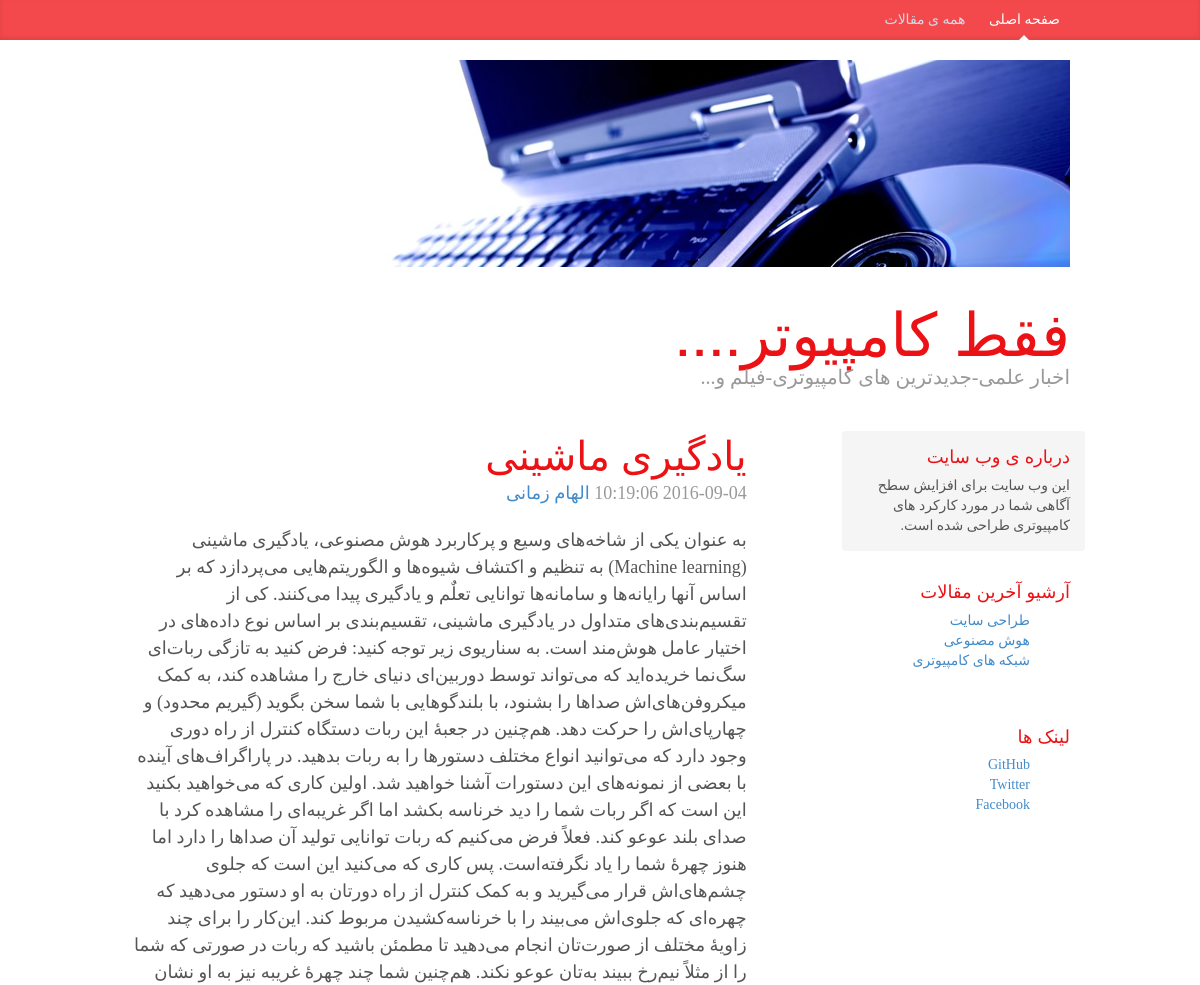
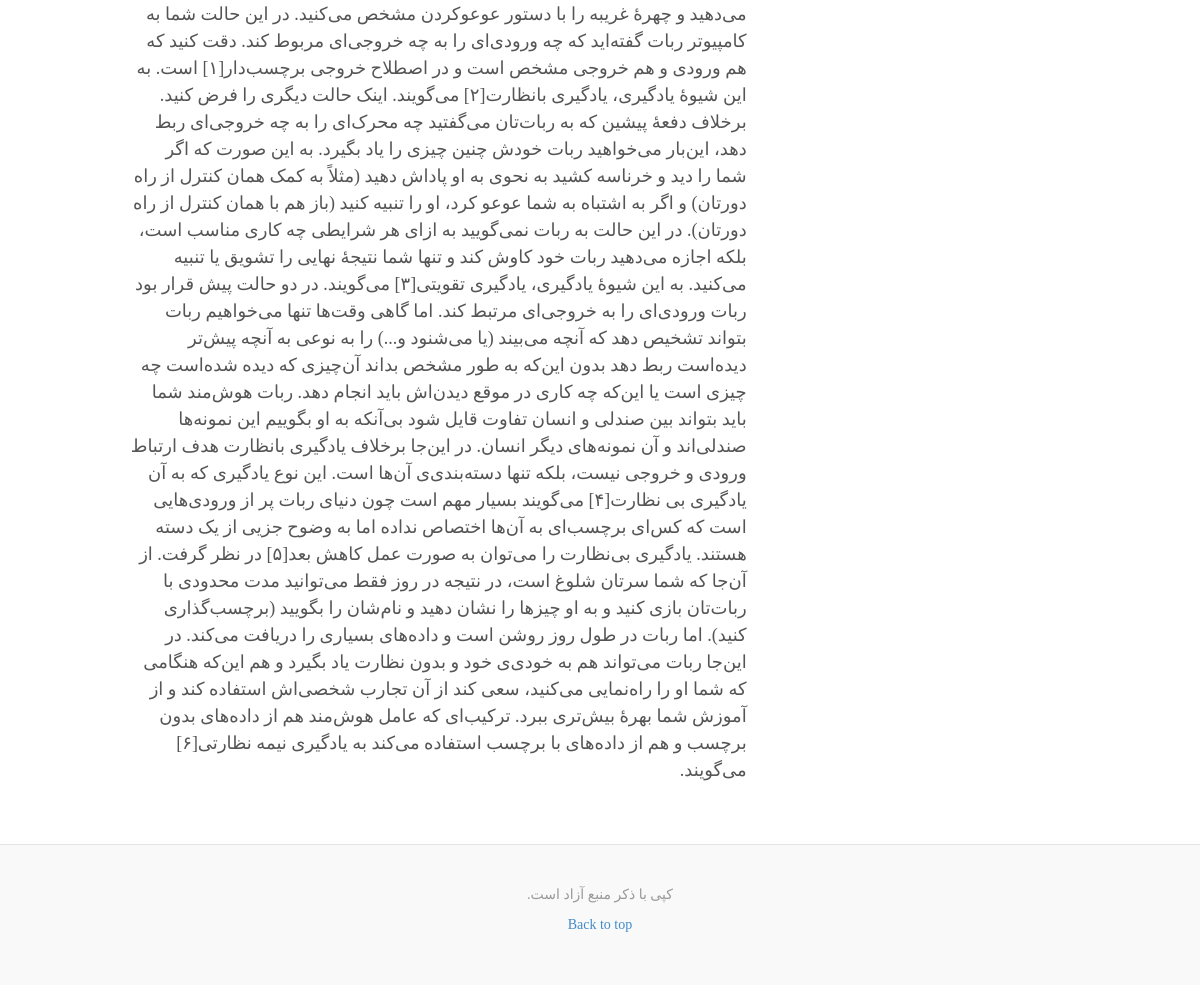
The page /lovers_of_kamputer/lovers_of_kamputer/post.php?id=3 on the database its author committed (2 pictures, top to bottom).
### tables this page shows
CREATE TABLE `posts` (
  `id` int(11) NOT NULL,
  `category` int(11) NOT NULL,
  `title` varchar(255) NOT NULL,
  `body` text NOT NULL,
  `author` varchar(255) NOT NULL,
  `tags` varchar(255) NOT NULL,
  `date` timestamp NOT NULL DEFAULT CURRENT_TIMESTAMP
);

CREATE TABLE `categories` (
  `id` int(11) NOT NULL,
  `name` varchar(255) NOT NULL
);

### lovers_of_kamputer/lovers_of_kamputer/libraries/Database.php (called while the page is built, shortened)
<?php
class Database {
	public $host=DB_HOST;
	public $username=DB_USER;
	public $password=DB_PASS;
	public $db_name=DB_NAME;
	public $link;
	private function connect(){
		 $this->link=new mysqli($this->host,$this->username,$this->password,$this->db_name);
		 $this->link->set_charset("utf8");
	}
	public function select($query){
		$result=$this->link->query($query) or die($this->link->error.__LINE__ );
		if($result->num_rows >0)
		{
		   return $result;
		}else {
		  return false;
		}
	}
}

### lovers_of_kamputer/lovers_of_kamputer/post.php (the view)
<?php include "includes/header.php"; ?>
<?php
$id=$_GET['id'];
$db=new Database();
$query='select * from posts WHERE id='.$id;
$post=$db->select($query)->fetch_assoc();
$query='select * from categories';
$categories=$db->select($query);
    ?>
    <div class="blog-post">
            <h2 class="blog-post-title"><?php echo $post["title"];    ?></h2>
            <p class="blog-post-meta"><?php echo $post["date"];    ?> <a href="#"><?php echo $post["author"];    ?></a></p>
            <?php echo $post["body"];    ?>
               </div>
<?php include "includes/footer.php"; ?>

### lovers_of_kamputer/lovers_of_kamputer/includes/footer.php (shortened to what this page needs)
    </div>
        <div class="col-sm-3 col-sm-offset-1 blog-sidebar">
          <div class="sidebar-module sidebar-module-inset">
            <h4>درباره ی وب سایت</h4>
        <p>این وب سایت برای افزایش سطح آگاهی شما در مورد کارکرد های کامپیوتری طراحی شده است.</p>
          </div>
          <div class="sidebar-module">
            <h4>آرشیو آخرین مقالات</h4>
            <?php if($categories) : ?>
            <ol class="list-unstyled">
            <?php while($row=$categories->fetch_assoc()): ?>
              <li><a href="posts.php?category=<?php echo $row["id"];?>"><?php echo $row["name"];?></a></li>
            <?php endwhile; ?>
            </ol>
            <?php else: ?>
               <p>"there are no categories yet!"</p>
            <?php endif; ?>
          </div>
          <div class="sidebar-module">
            <h4>لینک ها</h4>
            <ol class="list-unstyled">
              <li><a href="#">GitHub</a></li>
              <li><a href="#">Twitter</a></li>
              <li><a href="#">Facebook</a></li>
            </ol>
          </div>
        </div>
      </div>
    </div>
    <div class="blog-footer">
      <p>کپی با ذکر منبع آزاد است.</p>
      <p>
        <a href="#">Back to top</a>
      </p>
    </div>
  </body>
</html>

### lovers_of_kamputer/lovers_of_kamputer/css/custom.css (style rules this page uses)
body { font-family: Georgia, "Times New Roman", Times, serif; color: #555; }
h1, .h1, h2, .h2, h3, .h3, h4, .h4, h5, .h5, h6, .h6 { margin-top: 0; font-family: "Helvetica Neue", Helvetica, Arial, sans-serif; font-weight: normal; color:#EB1115 ; }
.sidebar-module { padding: 15px; margin: 0 -15px 15px; }
.sidebar-module-inset { padding: 15px; background-color: #f5f5f5; border-radius: 4px; }
.sidebar-module-inset p:last-child, .sidebar-module-inset ul:last-child, .sidebar-module-inset ol:last-child { margin-bottom: 0; }
.blog-post { margin-bottom: 60px; }
.blog-post-title { margin-bottom: 5px; font-size: 40px; }
.blog-post-meta { margin-bottom: 20px; color: #999; }
.blog-footer { padding: 40px 0; color: #999; text-align: center; background-color: #f9f9f9; border-top: 1px solid #e5e5e5; }

### rows shown on the page
posts: title "یادگیری ماشینی", author "الهام زمانی", body "به عنوان یکی از شاخه‌های وسیع و پرکاربرد هوش مصنوعی، یادگیری ماشینی (Machine learning) به تنظیم و اکتشاف شیوه‌ها و الگوریتم‌هایی می‌پردازد که بر اساس آنها رایانه‌ها و سامانه‌ها توانایی تعلٌم و یادگیری پیدا می‌کنند. کی از تقسیم‌بندی‌های متداول در یادگیری ماشینی، تقسیم‌بندی بر اساس نوع داده‌های در اختیار عامل هوش‌مند است. به سناریوی زیر توجه کنید: فرض کنید به تازگی ربات‌ای سگ‌نما خریده‌اید که می‌تواند توسط دوربین‌ای دنیای خارج را مشاهده کند، به کمک میکروفن‌های‌اش صداها را بشنود، با بلندگوهایی با شما سخن بگوید (گیریم محدود) و چهارپای‌اش را حرکت دهد. هم‌چنین در جعبهٔ این ربات دستگاه کنترل از راه دوری وجود دارد که می‌توانید انواع مختلف دستورها را به ربات بدهید. در پاراگراف‌های آینده با بعضی از…"
categories: name "طراحی سایت"
categories: name "هوش مصنوعی"
categories: name "شبکه های کامپیوتری"
